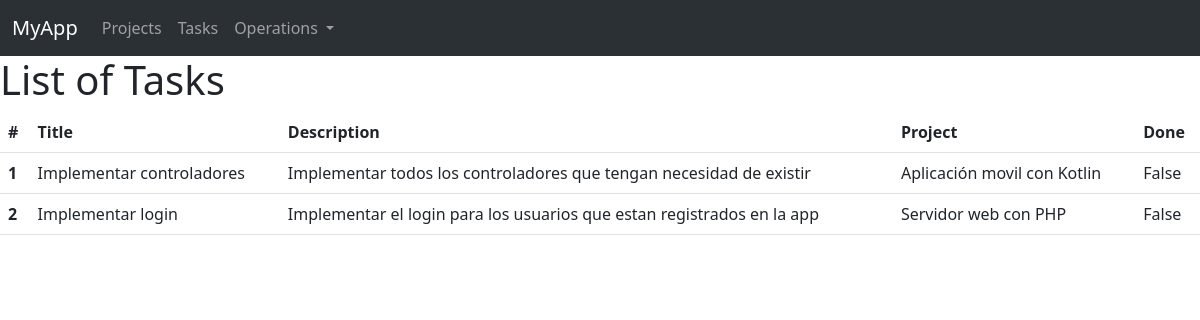
/tasks/, run on an earlier commit of the app's database.
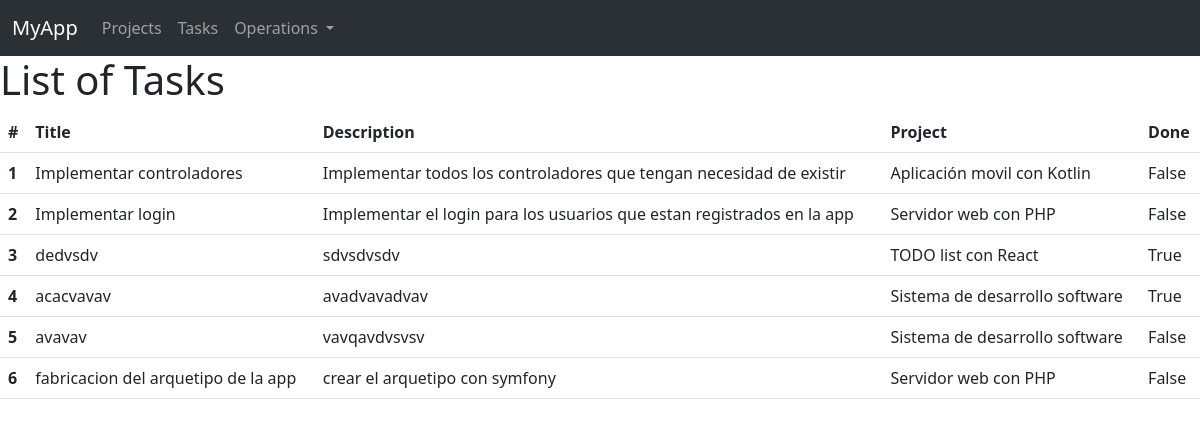
And on a later commit of the database.
### myapp/models.py (models this page shows, shortened)
class Task(models.Model):
    title = models.CharField(max_length=300)
    description = models.TextField()
    done = models.BooleanField(default=False)
    project = models.ForeignKey(Project, on_delete=models.CASCADE)

class Project(models.Model):
    name = models.CharField(max_length=200)
    def __str__(self):
        return self.name

### myapp/views.py (the view)
# urls.py: path('tasks/', views.tasks, name='tasks'),
def tasks(request):
    tasks = Task.objects.all()
    return render(request, 'tasks.html', {
        'tasks': tasks
    })

### myapp/templates/tasks.html
{% extends 'base.html' %} {% block body %}
<h1>List of Tasks</h1>
<table class="table">
  <thead>
    <tr>
      <th scope="col">#</th>
      <th scope="col">Title</th>
      <th scope="col">Description</th>
      <th scope"col">Project</th>
      <th scope="col">Done</th>
    </tr>
  </thead>
  <tbody>
    {% for task in tasks %}
    <tr>
      <th scope="row">{{task.id}}</th>
      <td>{{task.title}}</td>
      <td>{{task.description}}</td>
      <td>{{task.project}}</td>
      <td>{{task.done}}</td>
    </tr>
    {% endfor %}
  </tbody>
</table>
{% endblock body %}

### myapp/templates/base.html (shortened to what this page needs)
<!DOCTYPE html>
<html lang="en">
  <head>
    <link
      href="https://cdn.jsdelivr.net/npm/bootstrap@5.3.0-alpha1/dist/css/bootstrap.min.css"
      rel="stylesheet"
    />
  </head>
  <body>
    <nav
      class="navbar bg-dark navbar-expand-lg bg-body-tertiary"
      data-bs-theme="dark"
    >
      <div class="container-fluid">
        <a class="navbar-brand" href="{% url 'home' %}">MyApp</a>
        <div class="collapse navbar-collapse" id="navbarNavDropdown">
          <ul class="navbar-nav">
            <li class="nav-item">
              <a class="nav-link" href="{% url 'projects' %}">Projects</a>
            </li>
            <li class="nav-item">
              <a class="nav-link" href="{% url 'tasks' %}">Tasks</a>
            </li>
            <li class="nav-item dropdown">
              <a
                class="nav-link dropdown-toggle"
                href="#"
                role="button"
                data-bs-toggle="dropdown"
                aria-expanded="false"
              >
                Operations
              </a>
            </li>
          </ul>
        </div>
      </div>
    </nav>
    {% block body %}{% endblock body %}
  </body>
</html>

What changed in the data, as far as the page shows it:
added Task: id "3", title "dedvsdv", description "sdvsdvsdv", project "TODO list con React", done "True"
added Task: id "4", title "acacvavav", description "avadvavadvav", project "Sistema de desarrollo software", done "True"
added Task: id "5", title "avavav", description "vavqavdvsvsv", project "Sistema de desarrollo software", done "False"
added Task: id "6", title "fabricacion del arquetipo de la app", description "crear el arquetipo con symfony", project "Servidor web con PHP", done "False"
